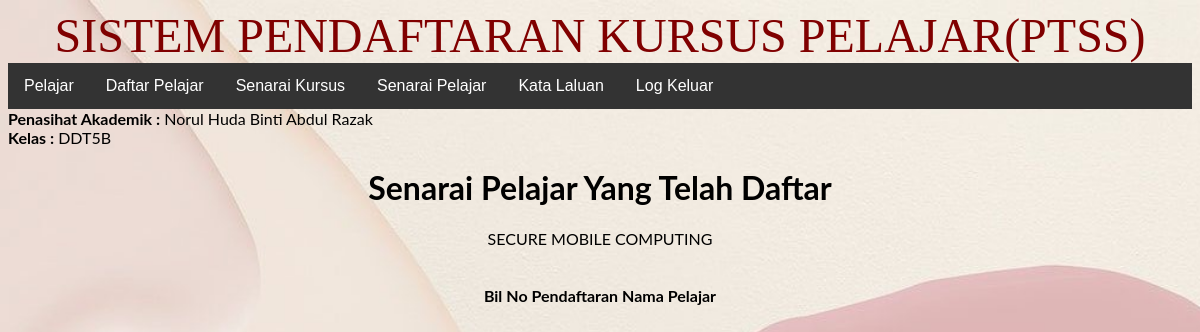
The app's page /pendaftaran/pensyarah/index.php?daftar=senaraipelajar&idkursus=3 (signed in) with its own data.
### tables this page shows
CREATE TABLE `pensyarah` (
  `idpensyarah` int(11) NOT NULL,
  `namapensyarah` varchar(250) NOT NULL,
  `jabatan` varchar(250) NOT NULL,
  `kelas` varchar(50) NOT NULL,
  `username` varchar(250) NOT NULL,
  `password` varchar(250) NOT NULL
);

CREATE TABLE `kursus` (
  `idkursus` int(11) NOT NULL,
  `kodkursus` varchar(50) NOT NULL,
  `namakursus` varchar(250) NOT NULL,
  `jamkredit` float NOT NULL
);

### pendaftaran/pensyarah/index.php (the view, shortened to what this page needs)
<?php
require '../conn.php';
$idpensyarah = $_SESSION['idpensyarah'];
$sql = "SELECT * FROM pensyarah WHERE idpensyarah = $idpensyarah";
$row = $conn->query($sql)->fetch_object();
?>
<!DOCTYPE html>
<html lang="en">
<head>
    <link rel="stylesheet" href="../register.css">
</head>
<body>
<marquee direction="right" height="70" width="100%" bgcolor="pink" loop="20">
  <font face="times new roman" size="30" color="maroon"><center>SISTEM PENDAFTARAN KURSUS PELAJAR(PTSS)</font></center>
</marquee>
<ul>
    <li><a href="index.php?daftar=senarai">Pelajar</a></li>
    <li><a href="index.php?daftar=daftar">Daftar Pelajar</a></li>
    <li><a href="index.php?daftar=kursus">Senarai Kursus</a></li>
    <li><a href="index.php?daftar=pelajar">Senarai Pelajar</a></li>
    <li><a href="index.php?daftar=katalaluan">Kata Laluan</a></li>
    <li><a href="../logout.php">Log Keluar</a></li>
</ul>
<font><b>Penasihat Akademik :</b></font>
<font><?php echo $row->namapensyarah;?></font><br>
<font><b>Kelas :</b></font>
<font><?php echo $row->kelas;?></font><br>
<center><div>
    <?php
    $daftar = 'senarai';
    if (isset($_GET['daftar'])) $daftar = $_GET['daftar'];
    require "$daftar.php";
    ?>
</div></center>
</body>
</html>

### pendaftaran/pensyarah/senaraipelajar.php (shortened to what this page needs)
<?php
    $idkursus = $_GET['idkursus'];
    $sql = "SELECT * FROM kursus WHERE idkursus = $idkursus";
    $row = $conn->query($sql)->fetch_object();
?>
<h1>Senarai Pelajar Yang Telah Daftar</h1>
<p><?php echo $row->namakursus;?></p><br>
<table border="0">
    <tr>
        <th>Bil</th>
        <th>No Pendaftaran</th>
        <th>Nama Pelajar</th>
    </tr>
</table>

### pendaftaran/register.css (style rules this page uses)
body { font-family: 'Lato', sans-serif; background-image: url('color.jpg'); background-repeat: no-repeat; background-attachment: fixed; background-size: cover; }
ul { list-style-type:none; margin:0; padding:0; overflow:hidden; background-color:#333; }
li { float: left; }
li a { display:block; color:white; text-align:center; padding:14px 16px; text-decoration: none; font: 10px; font-family:Arial; font-weight:normal; }

### records on screen
pensyarah: namapensyarah "Norul Huda Binti Abdul Razak", kelas "DDT5B"
kursus: namakursus "SECURE MOBILE COMPUTING"
